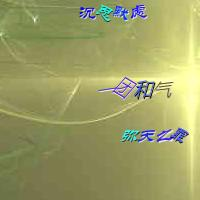
#> input picture KnowledgeMapping/PIL_OpenCV_Exp/opencvCode/48.jpg, 200 x 200 px
$ python '17-图像阀值.py'
#> lines starting #> are read from the running program, lines starting #| are printed output that depends on the picture; after the words box and inside, x2 and y2 are one past the last pixel; in counts of white or black regions, pixels touching at a corner belong together
import cv2
import numpy as np
from matplotlib import pyplot as plt

img = cv2.imread('48.jpg', 0)
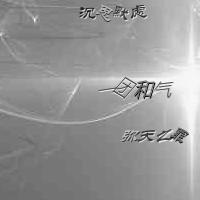
#> img: shape (200, 200); min 3, max 255, mean 151.5

_, thresh = cv2.threshold(img, 127, 255, cv2.THRESH_BINARY)
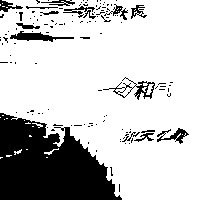
#> thresh: shape (200, 200); 77.1% white; 128 black regions (112 under 20 px), largest, box (x1, y1, x2, y2) and area: (0, 113, 122, 200) 7152, (10, 31, 74, 42) 312, (103, 77, 155, 100) 265
cv2.imshow('THRESH_BINARY', thresh)
cv2.waitKey(0)
cv2.destroyAllWindows()

_, thresh = cv2.threshold(img, 127, 255, cv2.THRESH_BINARY_INV)
cv2.imshow('THRESH_BINARY_INV', thresh)
cv2.waitKey(0)
cv2.destroyAllWindows()

_, thresh = cv2.threshold(img, 127, 255, cv2.THRESH_TRUNC)
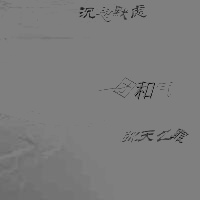
#> thresh: shape (200, 200); min 3, max 127, mean 124.5
cv2.imshow('THRESH_TRUNC', thresh)
cv2.waitKey(0)
cv2.destroyAllWindows()

_, thresh = cv2.threshold(img, 127, 255, cv2.THRESH_TOZERO)
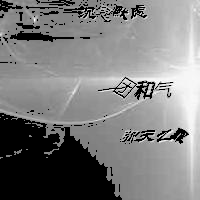
#> thresh: shape (200, 200); min 0, max 255, mean 125
cv2.imshow('THRESH_TOZERO', thresh)
cv2.waitKey(0)
cv2.destroyAllWindows()

_, thresh = cv2.threshold(img, 127, 255, cv2.THRESH_TOZERO_INV)
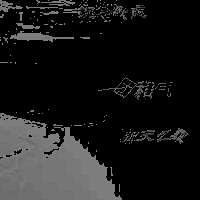
#> thresh: shape (200, 200); min 0, max 127, mean 26.6
cv2.imshow('THRESH_TOZERO_INV', thresh)
cv2.waitKey(0)
cv2.destroyAllWindows()


# [9 lines of commented-out code are left out]

$ run again, with KnowledgeMapping/PIL_OpenCV_Exp/opencvCode/45.jpg copied over KnowledgeMapping/PIL_OpenCV_Exp/opencvCode/48.jpg
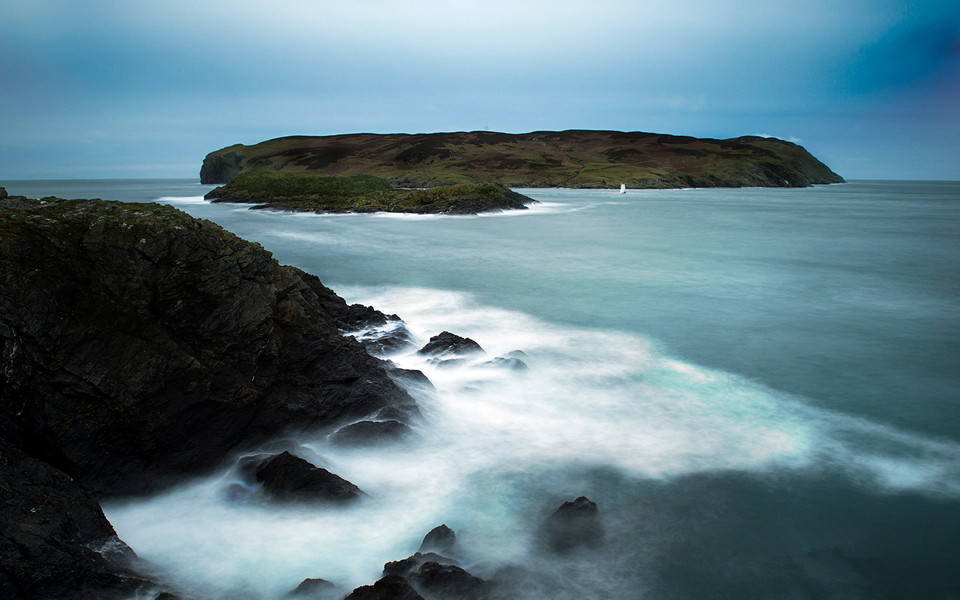
#> input picture KnowledgeMapping/PIL_OpenCV_Exp/opencvCode/45.jpg, 960 x 600 px
#> `_, thresh = cv2.threshold(img, 127, 255, cv2.THRESH_BINARY)`:
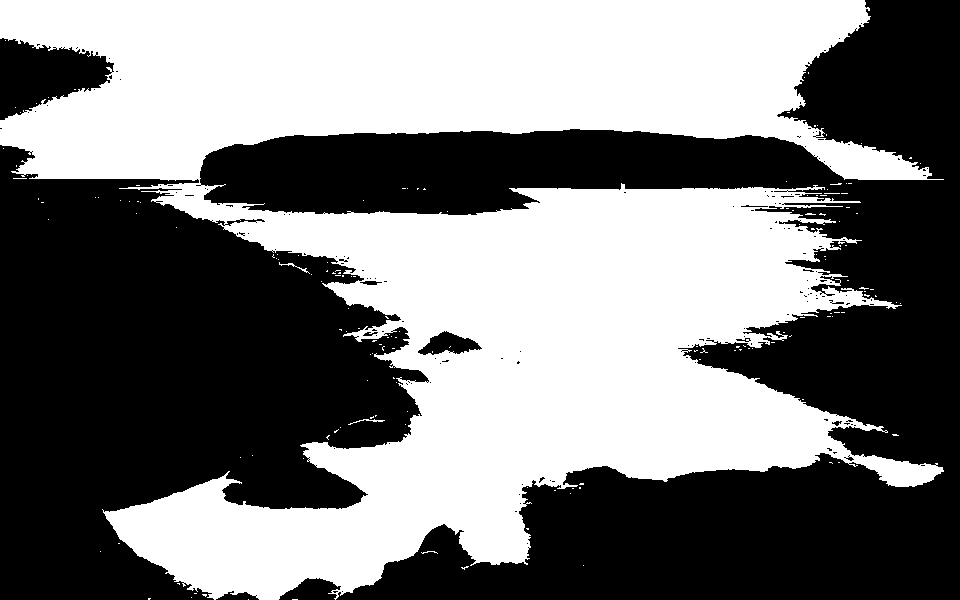
#> thresh: shape (600, 960); 48.3% white; 161 white regions (157 under 20 px), largest, box (x1, y1, x2, y2) and area: (0, 0, 944, 600) 277411, (279, 262, 310, 274) 54, (348, 419, 385, 425) 54, (421, 551, 438, 554) 20
#> `_, thresh = cv2.threshold(img, 127, 255, cv2.THRESH_TOZERO_INV)`:
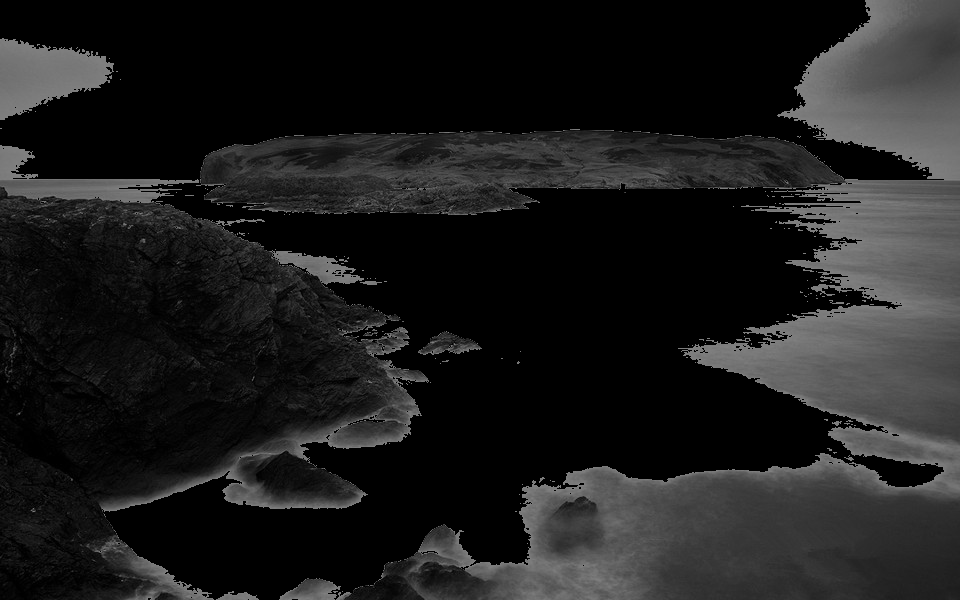
#> thresh: shape (600, 960); min 0, max 127, mean 28.9

$ run again, with KnowledgeMapping/PIL_OpenCV_Exp/opencvCode/46.jpg copied over KnowledgeMapping/PIL_OpenCV_Exp/opencvCode/48.jpg
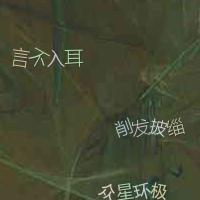
#> input picture KnowledgeMapping/PIL_OpenCV_Exp/opencvCode/46.jpg, 200 x 200 px
#> `_, thresh = cv2.threshold(img, 127, 255, cv2.THRESH_BINARY)`:
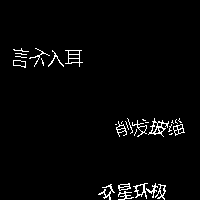
#> thresh: shape (200, 200); 2.5% white in thin lines or dots, all inside (x1, y1, x2, y2) = (13, 48, 185, 200)
#> `_, thresh = cv2.threshold(img, 127, 255, cv2.THRESH_TOZERO_INV)`:
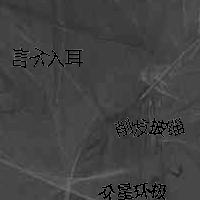
#> thresh: shape (200, 200); min 0, max 127, mean 65.9

$ run again, with KnowledgeMapping/PIL_OpenCV_Exp/opencvCode/47.jpg copied over KnowledgeMapping/PIL_OpenCV_Exp/opencvCode/48.jpg
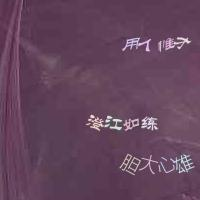
#> input picture KnowledgeMapping/PIL_OpenCV_Exp/opencvCode/47.jpg, 200 x 200 px
#> `_, thresh = cv2.threshold(img, 127, 255, cv2.THRESH_BINARY)`:
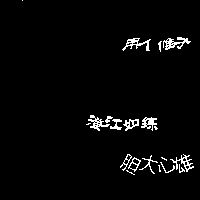
#> thresh: shape (200, 200); 2.8% white in thin lines or dots, all inside (x1, y1, x2, y2) = (22, 0, 194, 175)
#> `_, thresh = cv2.threshold(img, 127, 255, cv2.THRESH_TOZERO_INV)`:
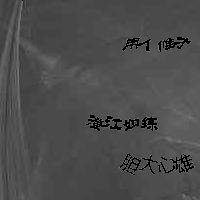
#> thresh: shape (200, 200); min 0, max 127, mean 76.2
